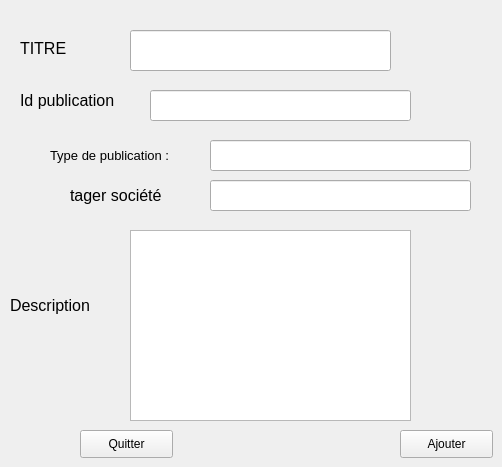
        <widget class="QWidget" name="tab_10">
         <attribute name="title">
          <string>Ajouter publication</string>
         </attribute>
         <widget class="QLabel" name="label_31">
          <property name="geometry">
           <rect>
            <x>20</x>
            <y>40</y>
            <width>91</width>
            <height>16</height>
           </rect>
          </property>
          <property name="font">
           <font>
            <pointsize>12</pointsize>
           </font>
          </property>
          <property name="text">
           <string>TITRE</string>
          </property>
         </widget>
         <widget class="QLabel" name="label_32">
          <property name="geometry">
           <rect>
            <x>10</x>
            <y>290</y>
            <width>111</width>
            <height>31</height>
           </rect>
          </property>
          <property name="font">
           <font>
            <pointsize>12</pointsize>
           </font>
          </property>
          <property name="text">
           <string>Description</string>
          </property>
         </widget>
         <widget class="QLineEdit" name="le_titre">
          <property name="geometry">
           <rect>
            <x>130</x>
            <y>30</y>
            <width>261</width>
            <height>41</height>
           </rect>
          </property>
         </widget>
         <widget class="QTextEdit" name="la_description">
          <property name="geometry">
           <rect>
            <x>130</x>
            <y>230</y>
            <width>281</width>
            <height>191</height>
           </rect>
          </property>
         </widget>
         <widget class="QLabel" name="label_33">
          <property name="geometry">
           <rect>
            <x>50</x>
            <y>140</y>
            <width>181</width>
            <height>31</height>
           </rect>
          </property>
          <property name="font">
           <font>
            <pointsize>10</pointsize>
           </font>
          </property>
          <property name="text">
           <string>Type de publication :</string>
          </property>
         </widget>
         <widget class="QPushButton" name="pb_ajouter">
          <property name="geometry">
           <rect>
            <x>400</x>
            <y>430</y>
            <width>93</width>
            <height>28</height>
           </rect>
          </property>
          <property name="text">
           <string>Ajouter</string>
          </property>
         </widget>
         <widget class="QPushButton" name="pushButton_14">
          <property name="geometry">
           <rect>
            <x>80</x>
            <y>430</y>
            <width>93</width>
            <height>28</height>
           </rect>
          </property>
          <property name="text">
           <string>Quitter</string>
          </property>
         </widget>
         <widget class="QLabel" name="label_7">
          <property name="geometry">
           <rect>
            <x>20</x>
            <y>90</y>
            <width>141</width>
            <height>21</height>
           </rect>
          </property>
          <property name="font">
           <font>
            <pointsize>12</pointsize>
           </font>
          </property>
          <property name="text">
           <string>Id publication</string>
          </property>
         </widget>
         <widget class="QLineEdit" name="le_id">
          <property name="geometry">
           <rect>
            <x>150</x>
            <y>90</y>
            <width>261</width>
            <height>31</height>
           </rect>
          </property>
         </widget>
         <widget class="QLineEdit" name="le_type">
          <property name="geometry">
           <rect>
            <x>210</x>
            <y>140</y>
            <width>261</width>
            <height>31</height>
           </rect>
          </property>
         </widget>
         <widget class="QLabel" name="label_3">
          <property name="geometry">
           <rect>
            <x>70</x>
            <y>180</y>
            <width>131</width>
            <height>31</height>
           </rect>
          </property>
          <property name="font">
           <font>
            <pointsize>12</pointsize>
           </font>
          </property>
          <property name="text">
           <string>tager société</string>
          </property>
         </widget>
         <widget class="QLineEdit" name="le_tag">
          <property name="geometry">
           <rect>
            <x>210</x>
            <y>180</y>
            <width>261</width>
            <height>31</height>
           </rect>
          </property>
         </widget>
        </widget>
